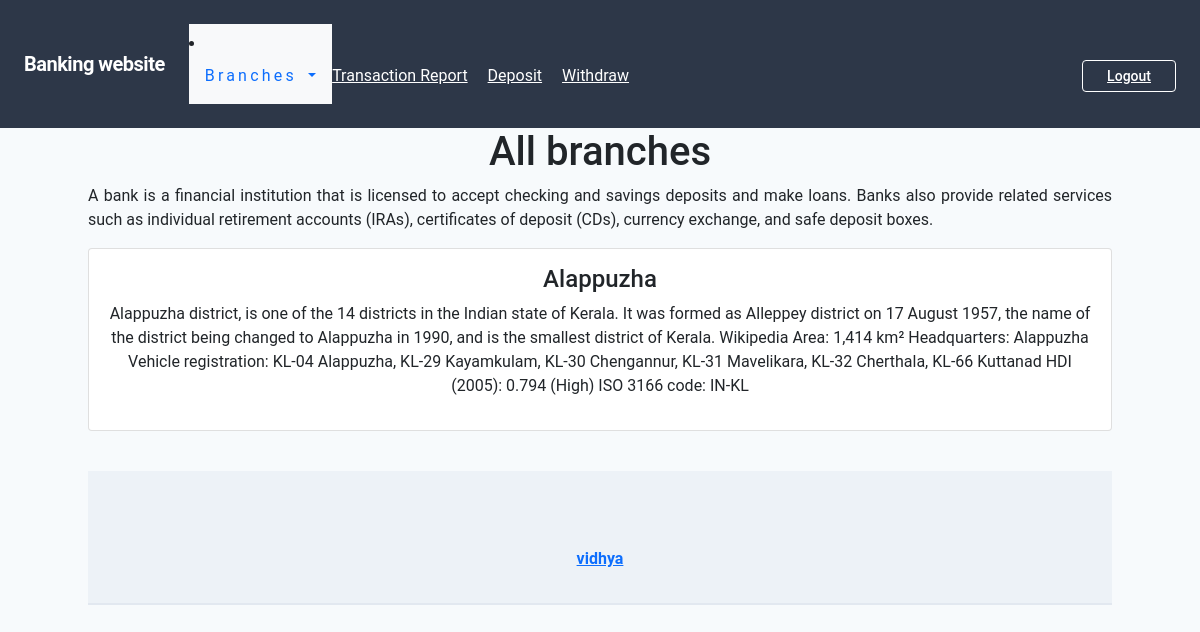
The app's page /accounts/alappuzha/ (signed in) with its own data.
### accounts/models.py (models this page shows)
class District(models.Model):
    name=models.CharField(max_length=250,unique=True)
    slug=models.SlugField(max_length=250,unique=True)
    description=models.TextField(blank=True)
    class Meta:
        ordering =('name',)
        verbose_name='district'
        verbose_name_plural='districts'
    def get_url(self):
        return reverse('accounts:districts_by_District',args= [self.slug])
    def __str__(self):
        return '{}'.format(self.name)

### accounts/views.py (the view)
# urls.py: path("", views.allbranch, name="allbranch"),
def allbranch(request,d_slug=None):
    d_page=None
    districts_list=None
    if d_slug!=None:
        d_page=get_object_or_404(District,slug=d_slug)
        print ("d_page",d_page)
        districts_list=District.objects.all().filter(name=d_page)
    else:
         districts_list=District.objects.all()
    paginator = Paginator(districts_list, 6)
    try:
         page = int(request.GET.get('page', '1'))
    except:
        page = 1
    try:
         districts = paginator.page(page)
    except  (EmptyPage, InvalidPage):
            districts= paginator.page(paginator.num_pages)
    return render(request,"accounts/user_branches.html", {'districts':districts})

### accounts/context_processors.py (called while the page is built)
def menu_links(request):
    links=District.objects.all()
    print (dict (links=links))
    return dict(links=links)

### templates/accounts/user_branches.html (shortened to what this page needs)
{% extends "core/base.html" %}
{% load static %}
{% block content %}
    {% if District %}
    <div>
    <h1 class="text-center my_title">{{district.name}}</h1>
    <p class="text-justify">{{district.description}}</p>
</div>
{% else %}
<div>
    <h1 class="text-center my_title"> All branches</h1>
    <p class="text-justify">A bank is a financial institution that is licensed to accept checking and savings deposits and make loans. Banks also provide related services such as individual retirement accounts (IRAs), certificates of deposit (CDs), currency exchange, and safe deposit boxes.</p>
</div>
{% endif %}
<div clas="container">
    <div class="row mx_auto">
        {% for District in districts.object_list %}
        <div class="my_bottom_margin col">
            <div class="card text-center" >
            <div class="card-body">
                <h4>{{District.name}}</h4>
                <p>{{District.description}}</p>
            </div>
            </div>
        </div>
    {% endfor %}
{% endblock %}

### static/css/custom.css (style rules this page uses)
body { font-family: 'Roboto', sans-serif; }

### records on screen
District: name "Alappuzha", description "Alappuzha district, is one of the 14 districts in the Indian state of Kerala. It was formed as Alleppey district on 17 August 1957, the name of the district being changed to Alappuzha in 1990, and is the smallest district of Kerala. Wikipedia Area: 1,414 km² Headquarters: Alappuzha Vehicle registration: KL-04 Alappuzha, KL-29 Kayamkulam, KL-30 Chengannur, KL-31 Mavelikara, KL-32 Cherthala, KL-66 Kuttanad HDI (2005): 0.794 (High) ISO 3166 code: IN-KL"
